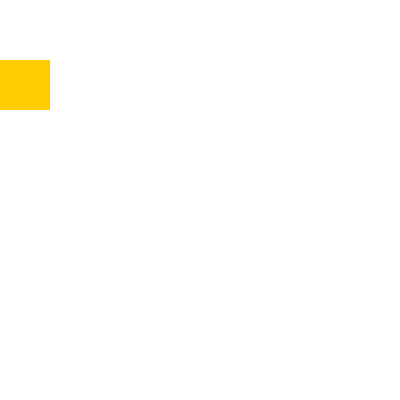
Frame 1 (no input)
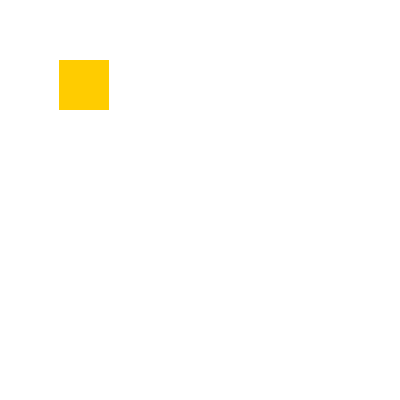
Frame 60 (the mouse pressed at the canvas centre just before this capture)
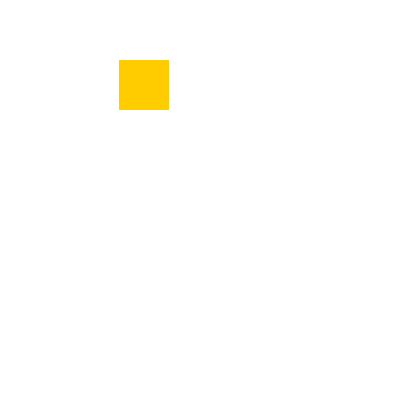
Frame 120 (the mouse held since frame 60 and released just before this capture)

The Processing sketch that drew these frames (run headless with seeded random() and noise(); from frame 60 on, the mouse is pressed at the canvas centre):

// Processing sketch: exercise2
// ── exercise2.pde
int i;
void setup(){
size(400, 400);
noStroke();
i=0;
}
void draw(){
background(255);
fill(255, 204, 0);
rect(i, 60, 50, 50);
if(i++>=399){
  i=-50;}
}
